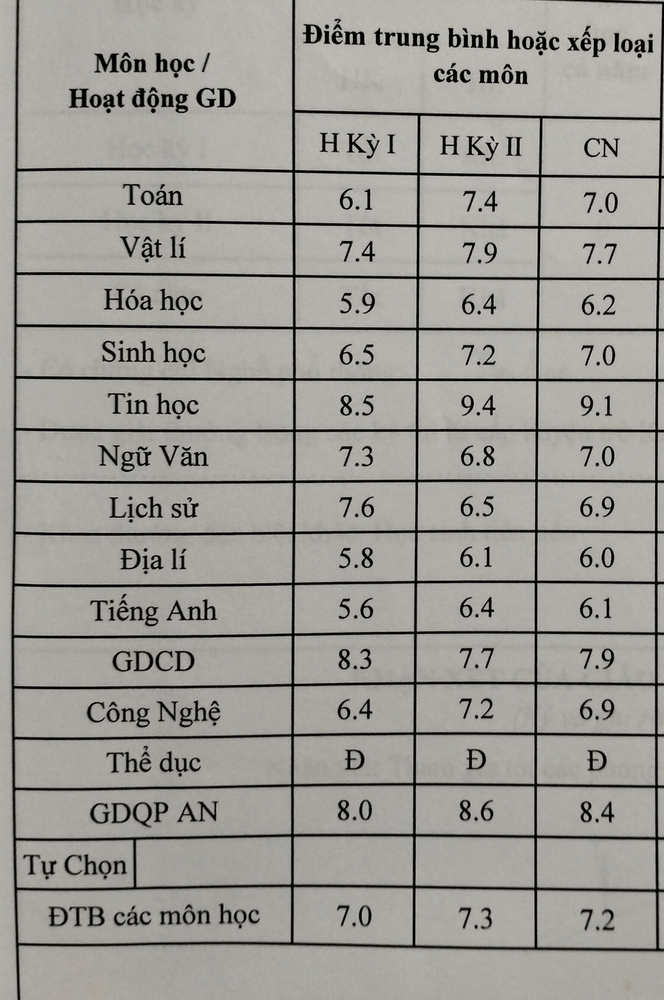
#> input picture image4.png, 664 x 1000 px, shrunk from 995 x 1499 before the run
$ python ocr.py
#> lines starting #> are read from the running program, lines starting #| are printed output that depends on the picture; after the words box and inside, x2 and y2 are one past the last pixel; in counts of white or black regions, pixels touching at a corner belong together
#> further down, image is the input picture: shape (1000, 664, 3); mean B, G, R 149.7, 154.8, 157.2
# import libraries
import csv
import cv2
import pytesseract

pytesseract.pytesseract.tesseract_cmd = r'C:\Program Files\Tesseract-OCR\tesseract.exe'

def remove_line(image):
    # image = cv2.imread('image2 (1).png')
    removed = image.copy()
    gray = cv2.cvtColor(image,cv2.COLOR_BGR2GRAY)
    thresh = cv2.threshold(gray, 0, 255, cv2.THRESH_BINARY_INV + cv2.THRESH_OTSU)[1]
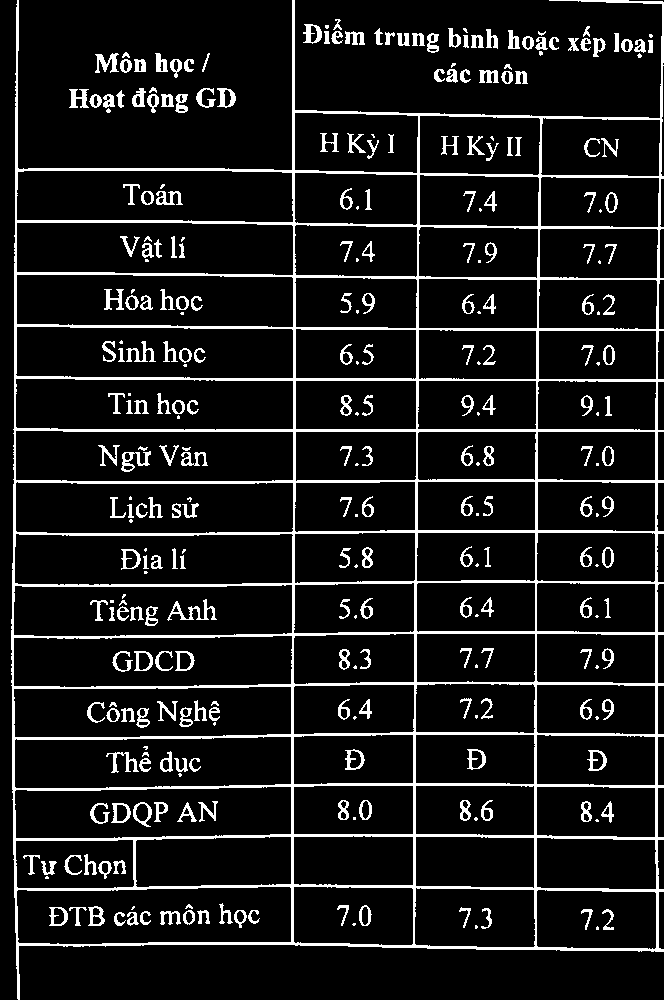
#> thresh: shape (1000, 664); 10.3% white; 312 white regions (71 under 20 px), largest, box (x1, y1, x2, y2) and area: (11, 0, 664, 1000) 42744, (167, 599, 217, 621) 331, (121, 451, 151, 472) 254

    # Remove vertical lines
    vertical_kernel = cv2.getStructuringElement(cv2.MORPH_RECT, (1,40))
    remove_vertical = cv2.morphologyEx(thresh, cv2.MORPH_OPEN, vertical_kernel, iterations=2)
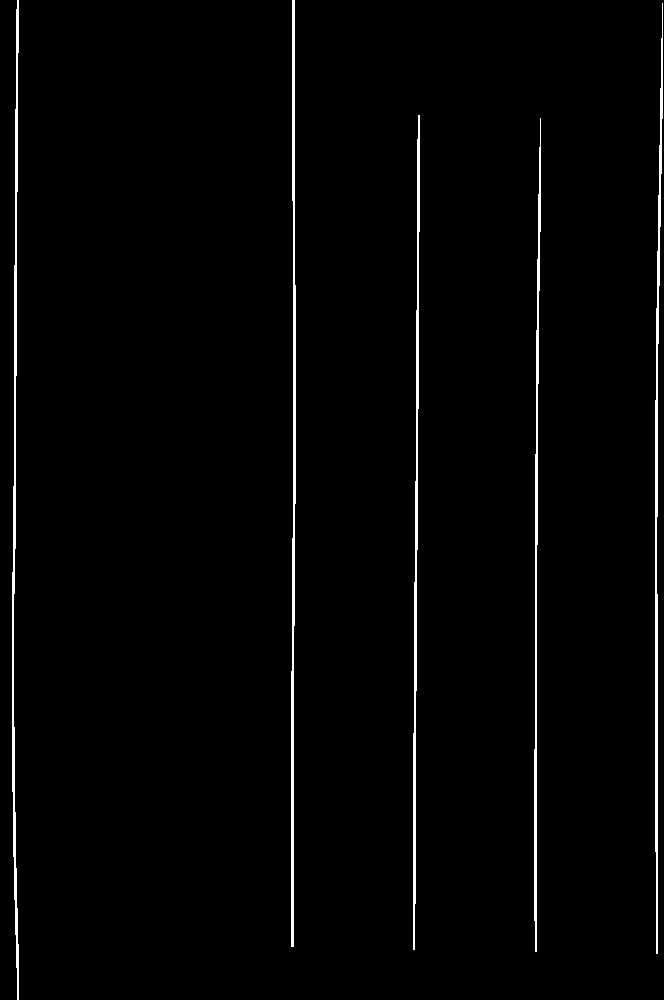
#> remove_vertical: shape (1000, 664); 1.8% white; 5 white regions
    cnts = cv2.findContours(remove_vertical, cv2.RETR_EXTERNAL, cv2.CHAIN_APPROX_SIMPLE)
#> cnts = 5 contours; box (x1, y1, x2, y2) and area: (291, 0, 296, 947) 1729, (12, 0, 19, 1000) 1515, (655, 3, 663, 954) 1454, (413, 115, 420, 950) 1375, (534, 118, 541, 952) 1192
    cnts = cnts[0] if len(cnts) == 2 else cnts[1]
    for c in cnts:
        cv2.drawContours(removed, [c], -1, (255,255,255), 15)
#> this loop made 5 passes
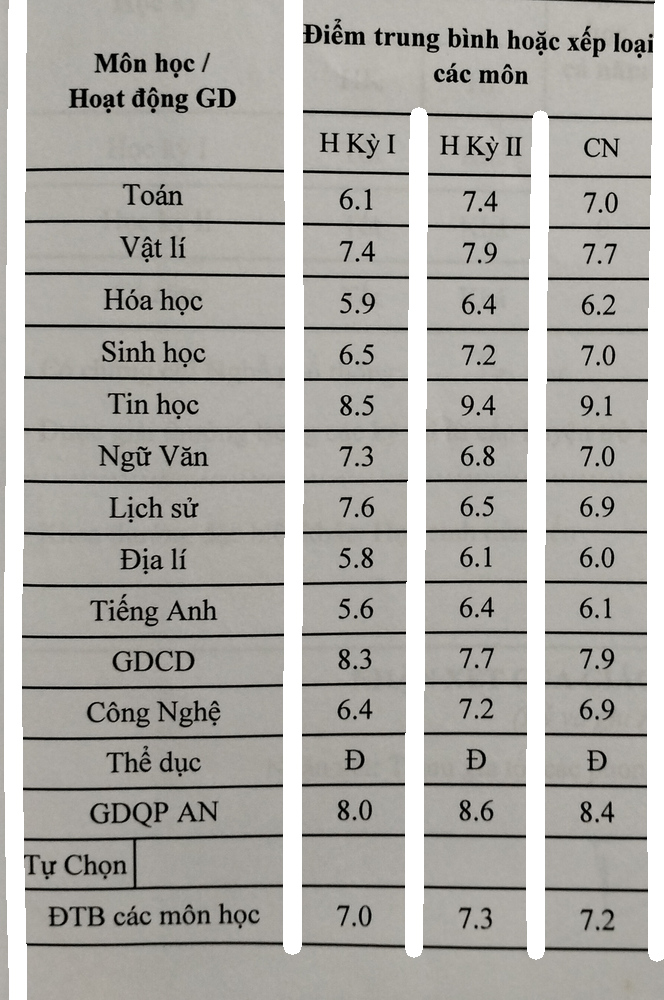
#> removed: shape (1000, 664, 3); 12.43% of pixels changed, all inside (x1, y1, x2, y2) = (4, 0, 664, 1000)

    # Remove horizontal lines
    horizontal_kernel = cv2.getStructuringElement(cv2.MORPH_RECT, (40,1))
    remove_horizontal = cv2.morphologyEx(thresh, cv2.MORPH_OPEN, horizontal_kernel, iterations=2)
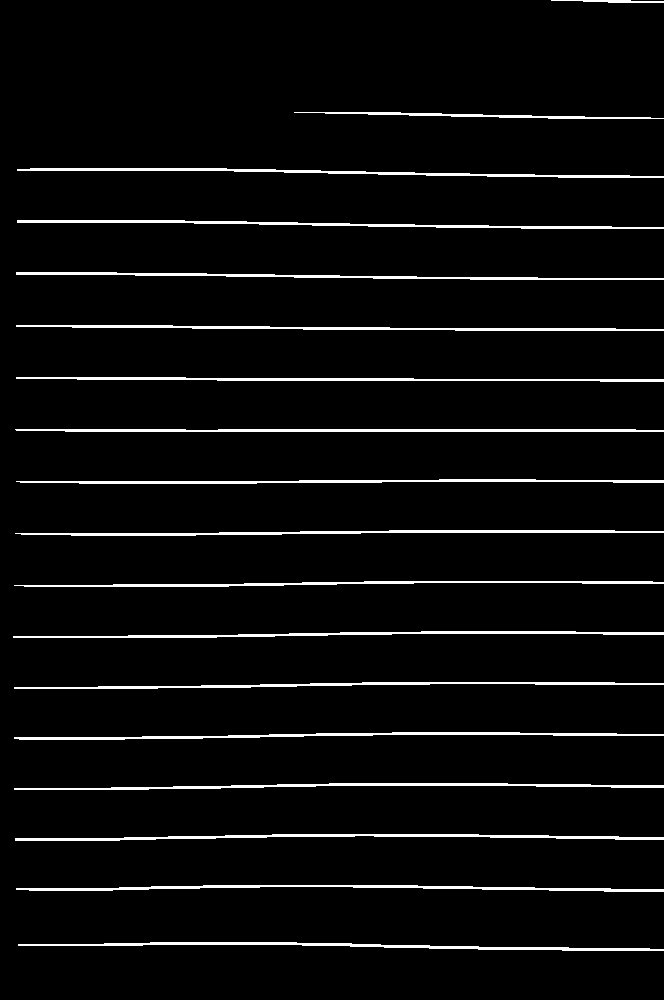
#> remove_horizontal: shape (1000, 664); 4.4% white; 18 white regions
    cnts = cv2.findContours(remove_horizontal, cv2.RETR_EXTERNAL, cv2.CHAIN_APPROX_SIMPLE)
#> cnts = 18 contours; largest, box (x1, y1, x2, y2) and area: (15, 834, 664, 841) 1233, (18, 942, 664, 951) 1187, (15, 429, 664, 432) 1186, (17, 168, 664, 178) 1161, (16, 885, 664, 892) 1156
    cnts = cnts[0] if len(cnts) == 2 else cnts[1]
    for c in cnts:
        cv2.drawContours(removed, [c], -1, (255,255,255), 5)
#> this loop made 18 passes
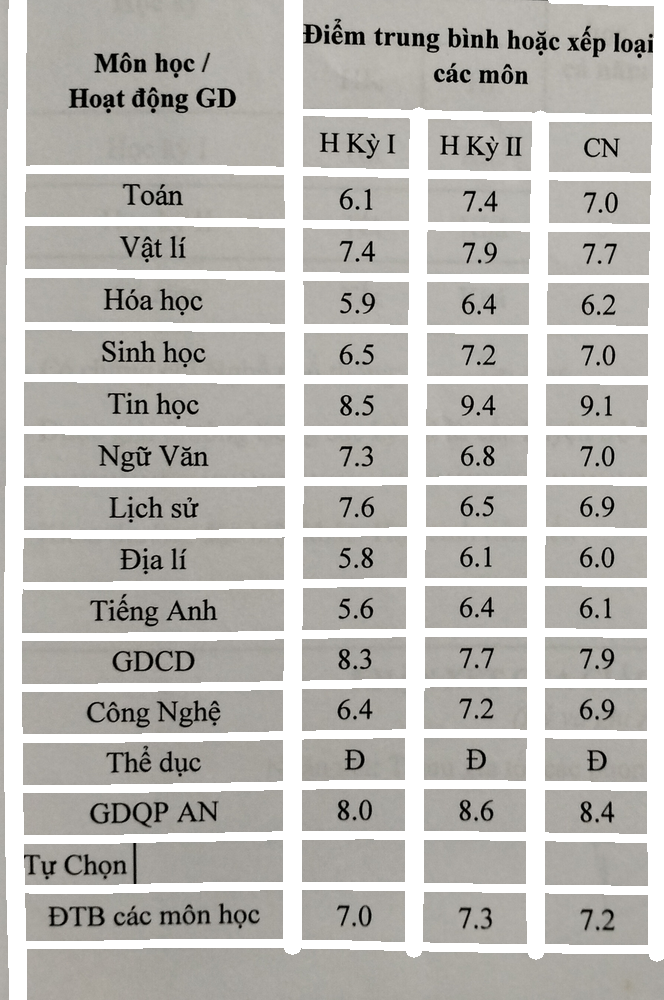
#> removed: shape (1000, 664, 3); 12.42% of pixels changed, all inside (x1, y1, x2, y2) = (22, 0, 655, 954)

    # Repair kernel
    repair_kernel = cv2.getStructuringElement(cv2.MORPH_ELLIPSE, (3,3))
#> repair_kernel = [[0, 1, 0], [1, 1, 1], [0, 1, 0]]
    removed = 255 - removed
    dilate = cv2.dilate(removed, repair_kernel, iterations=5)
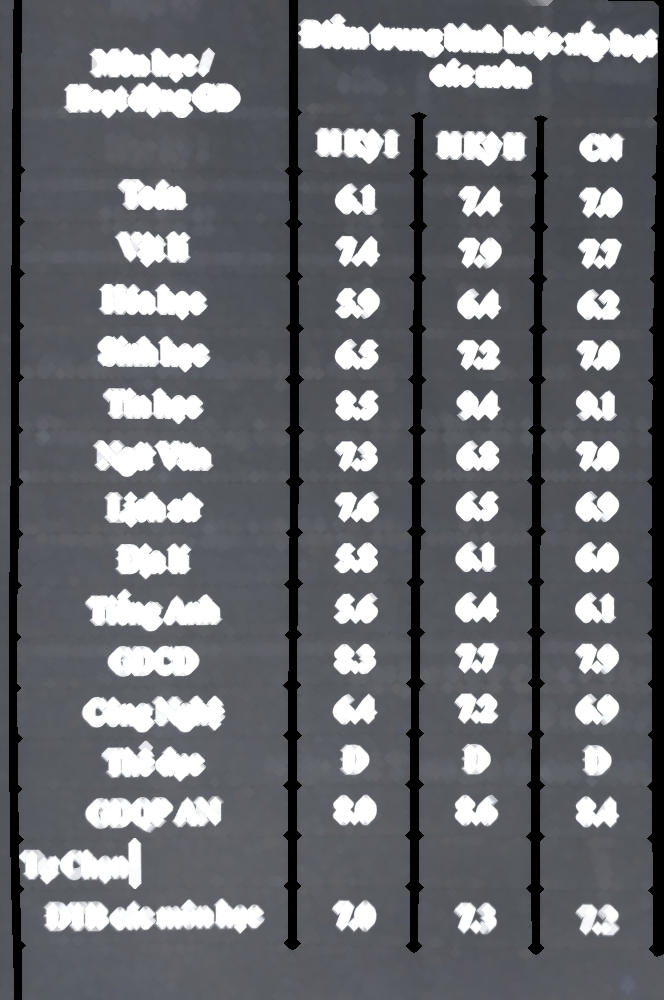
#> dilate: shape (1000, 664, 3); mean B, G, R 112.1, 107.6, 105.6
    dilate = cv2.cvtColor(dilate, cv2.COLOR_BGR2GRAY)
#> dilate: shape (1000, 664)
    pre_result = cv2.bitwise_and(dilate, thresh)

    result = cv2.morphologyEx(pre_result, cv2.MORPH_CLOSE, repair_kernel, iterations=5)
    final = cv2.bitwise_and(result, thresh)

    invert_final = 255 - final

    normal_image = cv2.cvtColor(invert_final,cv2.COLOR_GRAY2BGR)
    cv2.imshow("final",normal_image)
    cv2.waitKey()
    return normal_image

def pre_processing(image):
    gray_image = cv2.cvtColor(image, cv2.COLOR_BGR2GRAY)
    # converting it to binary image
    threshold_img = cv2.threshold(gray_image, 0, 255, cv2.THRESH_BINARY | cv2.THRESH_OTSU)[-1]
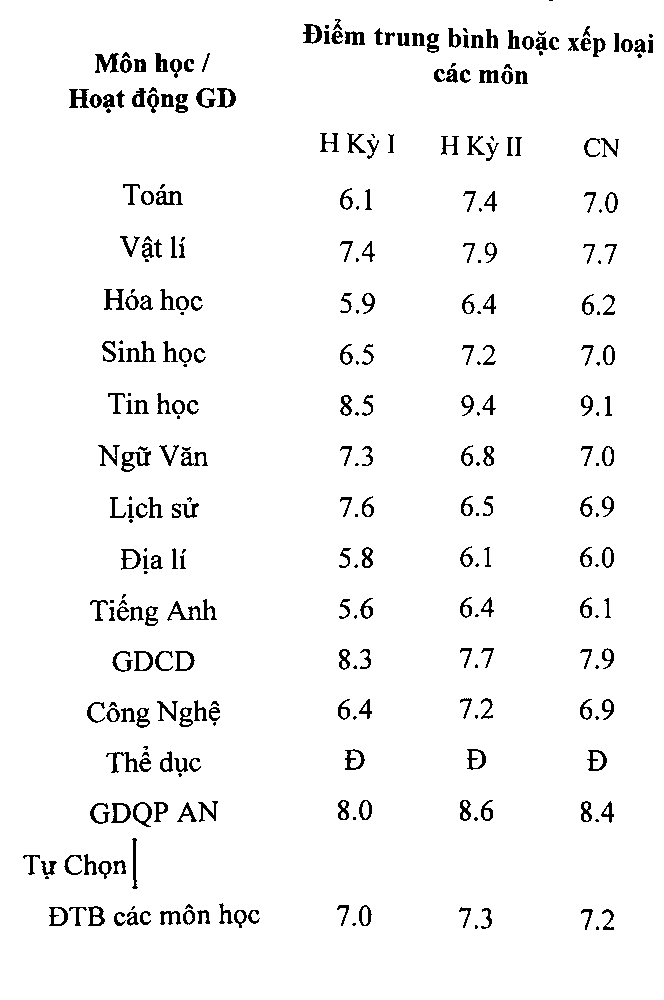
#> threshold_img: shape (1000, 664); 96.1% white; 313 black regions (72 under 20 px), largest, box (x1, y1, x2, y2) and area: (167, 599, 217, 621) 331, (121, 451, 151, 472) 254, (95, 53, 119, 73) 244
    # saving image to view threshold image
    cv2.imwrite('thresholded.png', threshold_img)
    cv2.imshow('threshold image', threshold_img)
    # Maintain output window until
    # user presses a key
    cv2.waitKey(0)
    # Destroying present windows on screen
    cv2.destroyAllWindows()

    return threshold_img


def parse_text(threshold_img):
    tesseract_config = r'--oem 3 --psm 6'
#> (the run stopped early here; a loop or call above may not have finished)
